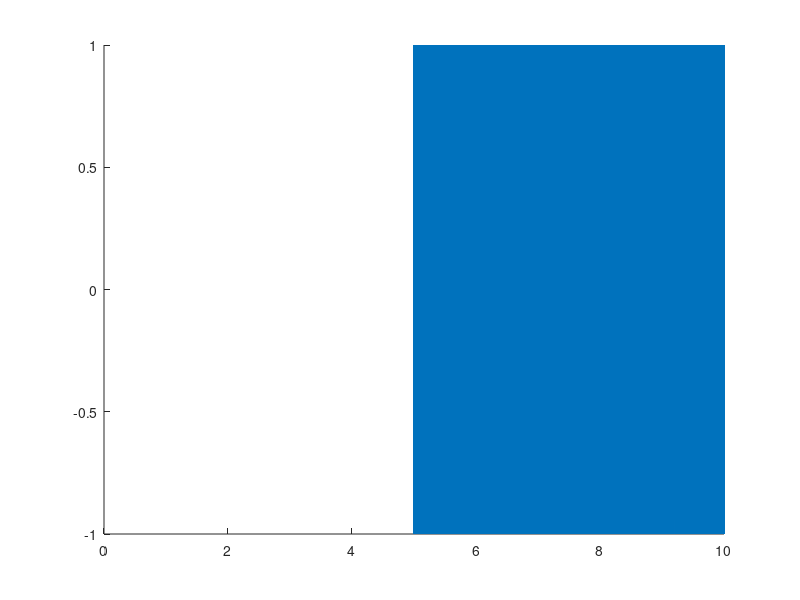

Reproduce this figure in MATLAB.
clear t1 y z chirp;
Fs = 96000;
ts = 1/Fs;
T = 10;
t = 0:ts:T-ts;
t1 = ts:ts:(T/2);
T1 = 5;
f0 = 15000;
f1 = 20000;
y = chirp(t1, f0, T1, f1);
z = zeros(1, 5*Fs);
chirp = [z y];
hold on;
plot(t, chirp);
hold off;
filename = 'chirp15k20k.wav';
audiowrite(filename, chirp, Fs);
%sound(chirp,Fs)